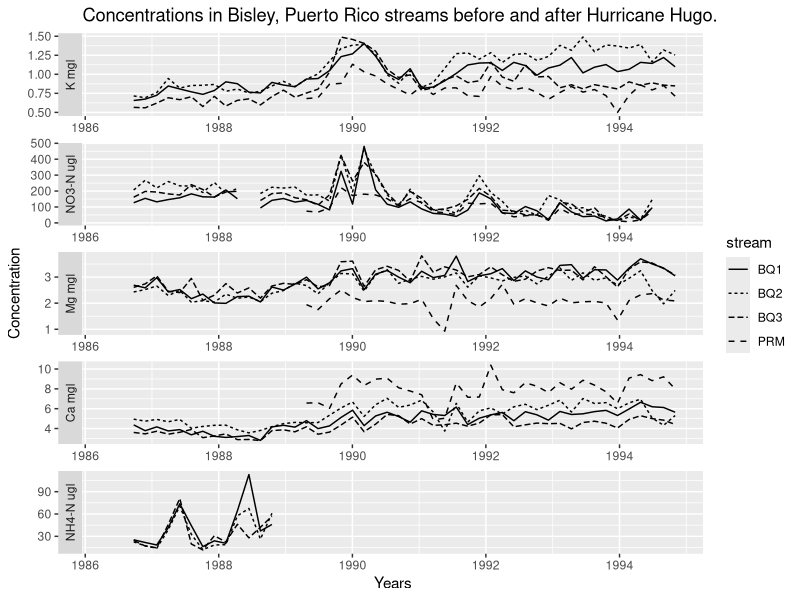

Generate this figure with R:
## ---- chunk 1
#| echo: false
#| warning: false
library(tidyverse)
intermediate_output <- read_csv("../output/intermediate_output.csv")
intermediate_output |>
  mutate(
    Nutrients = fct_relevel(
      Nutrients,
      "k_mgl",
      "no3n_ugl",
      "mg_mgl",
      "ca_mgl",
      "nh4n_ugl"
    )
  ) |>
  mutate(
    Nutrients = fct_recode(
      Nutrients,
      "K mgl" = "k_mgl",
      "NO3-N ugl" = "no3n_ugl",
      "Mg mgl" = "mg_mgl",
      "Ca mgl" = "ca_mgl",
      "NH4-N ugl" = "nh4n_ugl"
    )
  ) |>
  ## graph
  ggplot(
    mapping = aes(
      x = window_start,
      y = Concentration,
      linetype = stream
    )
  ) +
  geom_line() +
  facet_wrap("Nutrients", scales = "free", ncol = 1, strip.position = "left") +
  labs(
    title = "Concentrations in Bisley, Puerto Rico streams before and after Hurricane Hugo.",
    x = "Years"
  )
